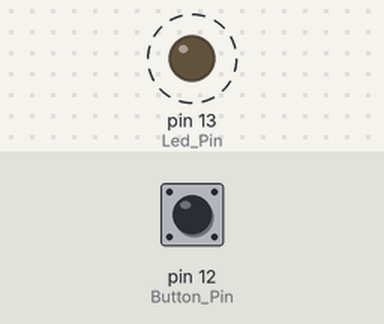
The sketch below on a simulated Arduino Uno, built with avr-gcc and run on an emulated ATmega328P. Parts: output pins drawn as LEDs (lit = HIGH). Dashed ring = blinking. The test bench sets the inputs (shaded band); at power-on: pin 12 (Button_Pin) HIGH.

Above: at 0.2 s.
Timing chart, 0 to 3.0 s (numbered marks = the images above):
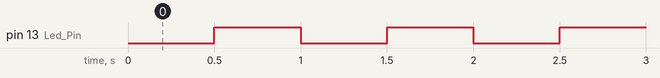

The sketch:

Master.ino
```cpp
#include <Wire.h>
#define Led_Pin 13
#define Button_Pin 12
int Current_Millis = 0;
int Button_Count=0;
unsigned int Prev_Millis = 0;
const int Interval = 500;
const int Prev_Button = 0;
const int Button_Interval = 50;
byte Current_State = LOW;
byte Current_Button_State=HIGH;
byte Prev_Led_State=LOW;


void setup()
{
  Wire.begin(); // join i2c bus (address optional for master)
  pinMode(Led_Pin, OUTPUT);
  pinMode(Button_Pin, INPUT_PULLUP);
}

void Read_Button()
{
  if (Current_Millis - Prev_Button >= Button_Interval)
  {
    Current_Button_State=digitalRead(Button_Pin);
    if (Current_Button_State ==LOW and Prev_Led_State==LOW)
    {
      Prev_Led_State=HIGH;
      Wire.beginTransmission(1);
      Wire.write(1);
      Wire.endTransmission(1);
    }
    else if (Current_Button_State ==LOW and Prev_Led_State==HIGH)
    {
      Prev_Led_State=LOW;
      Wire.beginTransmission(1);
      Wire.write(0);
      Wire.endTransmission(1);
    }
  }
}
 void Led_Blink()
{
  Current_Millis = millis();
  if (Current_Millis - Prev_Millis >= Interval)
  {
    Current_State = !Current_State;
    digitalWrite(Led_Pin, Current_State);
    Prev_Millis += Interval;
  }
}

void loop()
{
  Led_Blink();
  Read_Button();
}
```

Measured:
- by itself, pin 13 (Led_Pin): alternates HIGH for 0.50 s and LOW for 0.50 s
